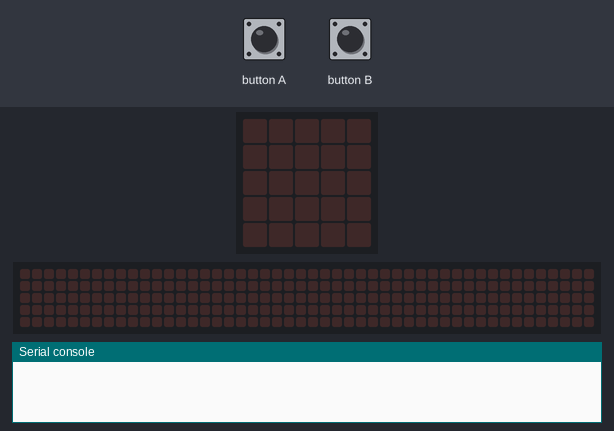
Recording of a program running on a simulated BBC micro:bit running MicroPython. Shown: the board's 5×5 LED display, a strip that is not on the board, showing the scrolling text unrolled, the last lines printed to the serial console. The test bench sets the inputs (shaded band). No radio messages arrive unless stated (any console line starting 'radio sent:' is added by the test bench); the 48×5 strip is a reading aid, not a part: it shows the text the display is scrolling, unrolled, one strip-width of it at a time.

Above: at 1.2 s.
1.3 s: button A pressed for 0.15 s
At 1.37 s:
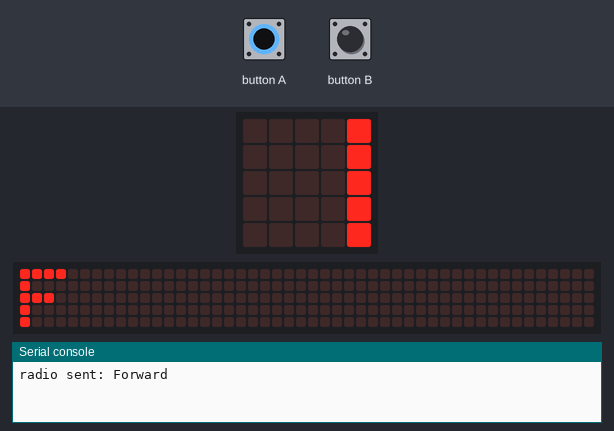
4.3 s: button B pressed for 0.15 s
At 4.37 s:
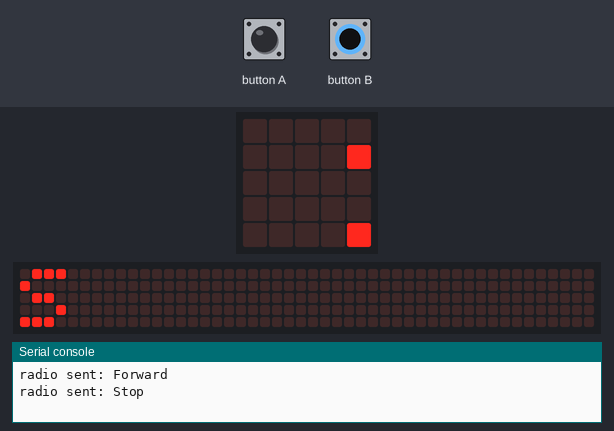
7.3 s: button A pressed for 1 s
At 7.52 s:
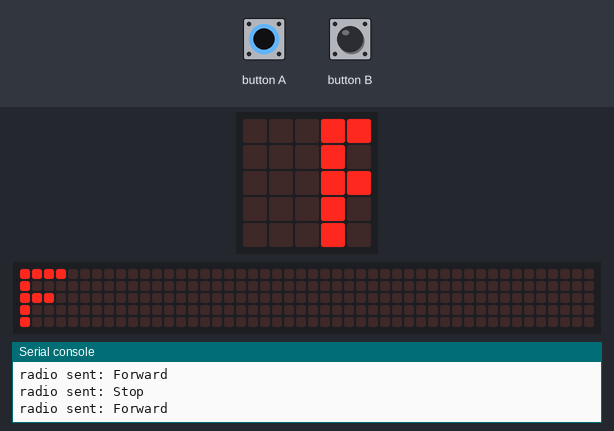
10.3 s: button B pressed for 1 s
At 10.52 s:
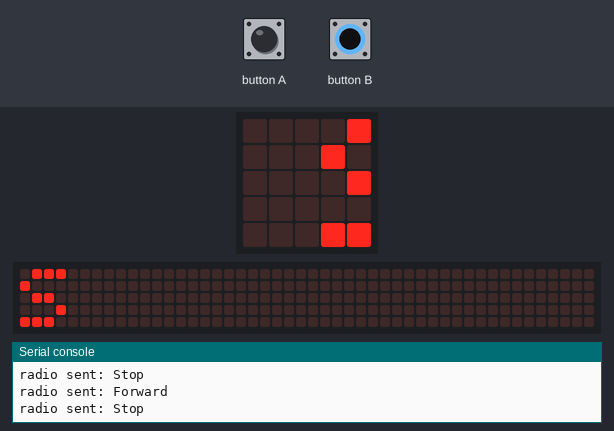
Timing chart, 0 to 13.3 s (numbered marks = the images above; inputs shaded):
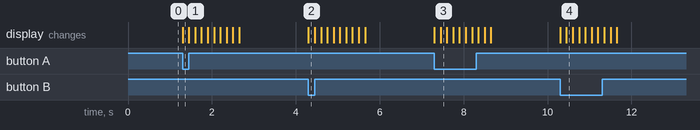

The program:

Microbit_Ferris_Wheel_remote.py
```python
#remote
from microbit import *
import radio


radio.on()
while True:


    if button_a.was_pressed():
        radio.send('Forward')
        display.scroll('F')


    if button_b.was_pressed():
        radio.send('Stop')
        display.scroll('S')
```

Measured:
- after the input at 1.3 s, the display: changes at once (image 1)
- after the input at 4.3 s, the display: changes at once (image 2)
- after the input at 7.3 s, the display: first changes at once (image 3 shows a later state)
- after the input at 10.3 s, the display: first changes at once (image 4 shows a later state)
